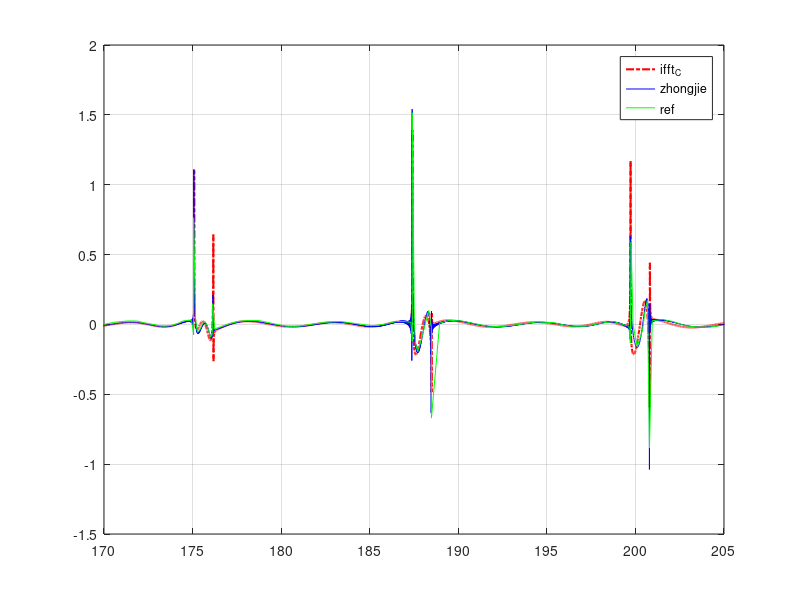

The MATLAB source for this figure:
clc
clear
NFFT=32768;

hold on
box on 
grid on

px=load('pF.txt');
pF=px(:,1)+1i*px(:,2);
%pFf=fliplr(pF);

f=load('IFFT.txt'); %IFFT data from C code
%f1=2*f(:,2)*NFFT;
f1=f(:,1)*NFFT;
f2=-f(:,1)*NFFT;
f3=fliplr(f2);
f4=fliplr(f1);

%c=real(ifft(pF,NFFT)*NFFT);
c=2*real(ifft(pF,NFFT)*NFFT);

OmegaR=1.5*340;
TR=2*pi/OmegaR;
Tint=25*TR;
ODT=Tint/NFFT;
OTime = ODT*(0:NFFT-1);

figure(1)
ref=load('FDTimePressure1.txt');

%plot(OTime*1000+3,2*f1','r-.','linewidth',1.5); %ifft from C code
plot(ref(:,1)*1000+3.1,2*f1','r-.','linewidth',1.5); %ifft from C code

hold on 
plot(ref(:,1)*1000,ref(:,2)/2,'b'); % plotting result from zhongjie

thref=importdata('Suprotatingmonopoletimehistory000.dat');
plot(thref(:,1),thref(:,2),'g-'); % plotting result from ref.

axis([170 205 -1.5 2])

%legend('ifft_{matlab}','ifft_{C}','zhongjie','ref');
legend('ifft_{C}','zhongjie','ref');
